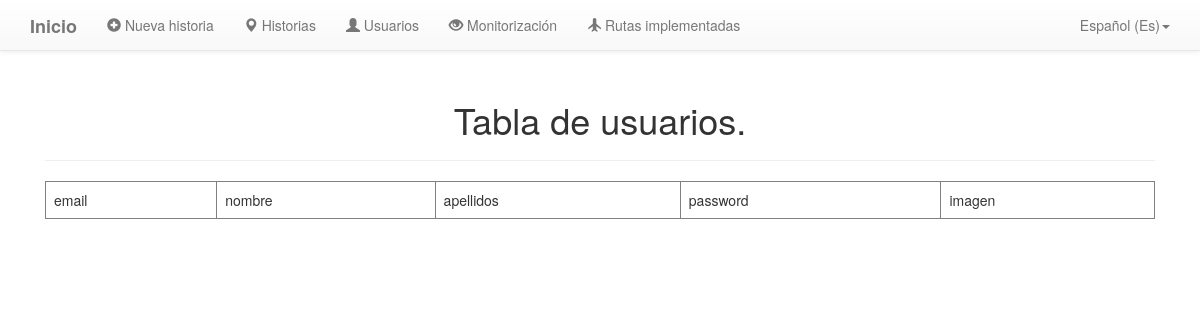
The app's page /rest/list/usuario, older data.
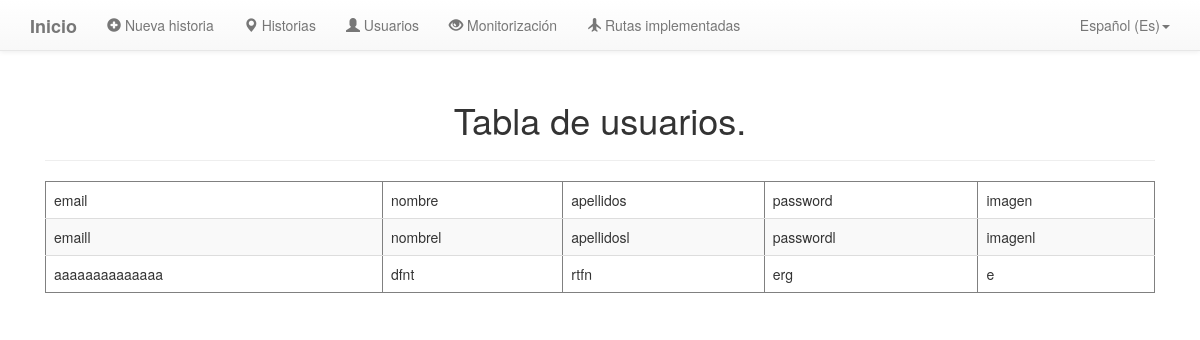
The same page, newer data.
### tables this page shows
CREATE TABLE usuario (email TEXT PRIMARY KEY, nombre TEXT, apellidos TEXT, password TEXT, imagen BLOB);

### src/server/rutas_usuario.py (the view)
@app.route('/rest/list/usuario', methods=['GET'])
def GET_usuarios():
   con = sql.connect("database.db")
   con.row_factory = sql.Row
   cur = con.cursor()
   cur.execute("select * from usuario")
   rows = cur.fetchall();
   print(rows)
   return render_template("list_usuario.html",rows = rows)

### src/server/templates/list_usuario.html (shortened to what this page needs)
{% extends 'base.html' %}
{% block content %}
      <div class="container">
         <div class="col-md-12">
            <br><br><br><br>
            <h1 class="titulo">Tabla de usuarios.</h1>
            <hr>
            <table border = 1 class="table table-striped">
               <thead>
                  <td>email</td>
                  <td>nombre</td>
                  <td>apellidos</td>
                  <td>password</td>
                  <td>imagen</td>
               </thead>
               {% for row in rows %}
                  <tr>
                     <td>{{row["email"]}}</td>
                     <td>{{row["nombre"]}}</td>
                     <td>{{row["apellidos"]}}</td>
                     <td> {{ row["password"]}}</td>
                     <td>{{row['imagen']}}</td>
                  </tr>
               {% endfor %}
            </table>
      </div>
   </div>
 </body>
 </html>
 {% endblock %}

### src/server/templates/base.html (shortened to what this page needs)
<!DOCTYPE html>
<html lang="en">
   <head>
      <link rel="stylesheet" href="https://maxcdn.bootstrapcdn.com/bootstrap/3.3.7/css/bootstrap.min.css">
      <link rel="stylesheet" type="text/css" href="{{ url_for('static', filename='css/style.css') }}">
      <link rel="stylesheet" href="https://maxcdn.bootstrapcdn.com/bootstrap/3.3.7/css/bootstrap-theme.min.css">
   </head>
   <body>
      <nav class="navbar navbar-default navbar-fixed-top">
         <div class="container">
         <div class="navbar-header">
            <a class="navbar-brand" href="/">
            <b>Inicio</b>
            </a>
         </div>
         <div class="collapse navbar-collapse" id="bs-example-navbar-collapse-1">
            <ul class="nav navbar-nav">
               <li><a href="/nueva_historia"><span class="glyphicon glyphicon-plus-sign"></span> Nueva historia</a></li>
               <li><a class="active" href="/historias"><span class="glyphicon glyphicon-map-marker"></span> Historias</a></li>
               <li><a href="/usuarios"><span class="glyphicon glyphicon-user"></span> Usuarios</a></li>
               <li><a href="/monitorizacion"><span class="glyphicon glyphicon-eye-open"></span> Monitorización</a></li>
               <li><a href="/rutas"><span class="glyphicon glyphicon-plane"></span> Rutas implementadas</a></li>
            </ul>
            <ul class="nav navbar-nav navbar-right">
               <li class="expanded dropdown">
                  <a href="" class="dropdown-toggle" data-toggle="dropdown" aria-expanded="false">Español (Es)<span class="caret"></span></a>
               </li>
            </ul>
         </div>
      </nav>
      {% block content %}
      {% endblock %}

### src/server/static/css/style.css (style rules this page uses)
h1.titulo { text-align: center; }

Row changes from the older to the newer data that the page shows:
added usuario: email "emaill", nombre "nombrel", apellidos "apellidosl", password "passwordl", imagen "imagenl"
added usuario: email "aaaaaaaaaaaaaa", nombre "dfnt", apellidos "rtfn", password "erg", imagen "e"
